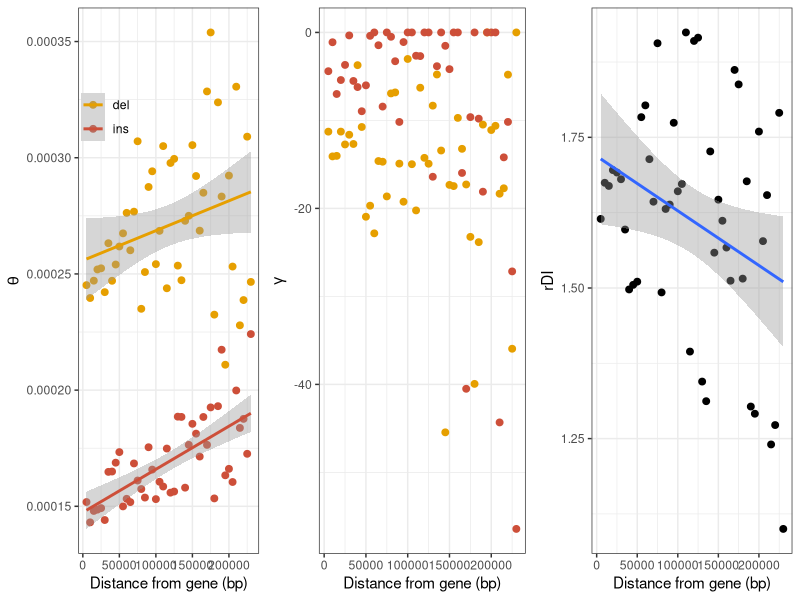

Here is the R script that generated this plot:
# Title     : TODO
# Objective : TODO
# Created by: henryjuho
# Created on: 28/11/2017

library(ggplot2)
library(gridExtra)
library(gtools)

cbPalette <- c("#E69F00", 'tomato 3', 'steel blue', "#999999", "#56B4E9", "#009E73", "#F0E442", "#0072B2", "#D55E00", "#CC79A7")

prox_data = subset(read.csv('gt_sel_neu_ref_genedist_5kb.results.csv'), bin!='47-157')

prox_data$bin = factor(prox_data$bin, levels=mixedsort(as.character(subset(prox_data, sel_type=='sel' & var_type=='ins')$bin)))
prox_data$mean_gamma = as.numeric(as.character(prox_data$shape)) * as.numeric(as.character(prox_data$scale)) * -1
prox_data$distance = as.numeric(prox_data$bin) * 5000

ins_theta = subset(prox_data, sel_type == 'sel' & var_type == 'ins', select=c(bin, theta, distance))
colnames(ins_theta) = c('bin', 'ins_theta', 'distance')

cor.test(as.numeric(ins_theta$ins_theta), ins_theta$distance, method='spearman', exact=NULL)

del_theta = subset(prox_data, sel_type == 'sel' & var_type == 'del', select=c(bin, theta, distance))
colnames(del_theta) = c('bin', 'del_theta', 'distance')

cor.test(as.numeric(del_theta$del_theta), del_theta$distance, method='spearman', exact=NULL)

rdi_data = as.data.frame(cbind(ins_theta, del_theta$del_theta))
rdi_data$rdi = rdi_data$del_theta / rdi_data$ins_theta
cor.test(as.numeric(rdi_data$rdi), as.numeric(rdi_data$bin), method='spearman', exact=NULL)

theta_plot = ggplot(subset(prox_data, sel_type=='sel'), aes(x=distance, y=theta, colour=var_type)) +
      geom_point(stat='identity', size = 2) +
      theme_bw() +
      geom_smooth(method='lm') +
      scale_colour_manual(values=cbPalette) +
      ylab(expression(theta))  + xlab('Distance from gene (bp)') +
      theme(legend.title = element_blank(), legend.position = c(0.15, 0.8), legend.background = element_blank())

gamma_plot = ggplot(subset(prox_data, sel_type=='sel'), aes(x=distance, y=mean_gamma, colour=var_type)) +
      geom_point(stat='identity', size = 2) +
      theme_bw() +
      scale_colour_manual(values=cbPalette) +
      ylab(expression(gamma))  + xlab('Distance from gene (bp)') +
      theme(legend.title = element_blank(), legend.position = 'none', legend.background = element_blank())

rdi_plot = ggplot(rdi_data, aes(x=distance, y=rdi)) +
      geom_point(stat='identity', size = 2) +
      theme_bw() +
      geom_smooth(method='lm') +
      ylab('rDI')  + xlab('Distance from gene (bp)')

png(file='distance_estimates_5kb.png', width=9, height=3, units='in', res=360)

grid.arrange(theta_plot, gamma_plot, rdi_plot, nrow=1)

dev.off()
